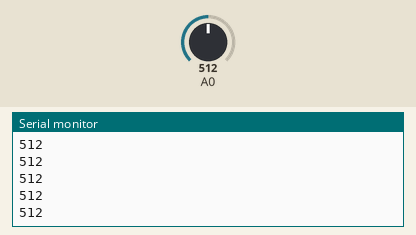
A sketch run on a simulated Arduino Uno, built with avr-gcc and run on an emulated ATmega328P. On the bench: the last lines printed to the serial monitor. The test bench sets the inputs (shaded band); at power-on: A0 = 512.

Above: at 1.2 s.
1.3 s: A0 set to 716
At 2.3 s:
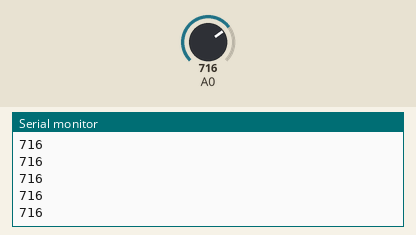
2.8 s: A0 set to 900
At 3.8 s:
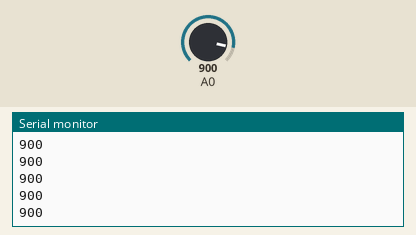
Timing chart, 0 to 5.8 s (numbered marks = the images above; inputs shaded):
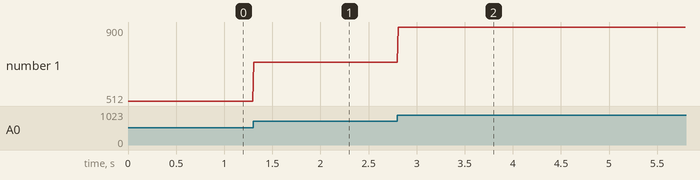

Measured:
- after the input at 1.3 s, the serial monitor: prints a new line at once (image 1)
- after the input at 2.8 s, the serial monitor: prints a new line at once (image 2)
- plotted number 1: 512 → 716 after the input at 1.3 s, 716 → 900 after the input at 2.8 s

The sketch:

ex01.ino
```cpp
void setup()
{
  pinMode(A0, INPUT);
  Serial.begin(9600);
}

int a = 0;

void loop()
{
  a = analogRead(A0);
  Serial.println(a);
  delay(10);
}
```
